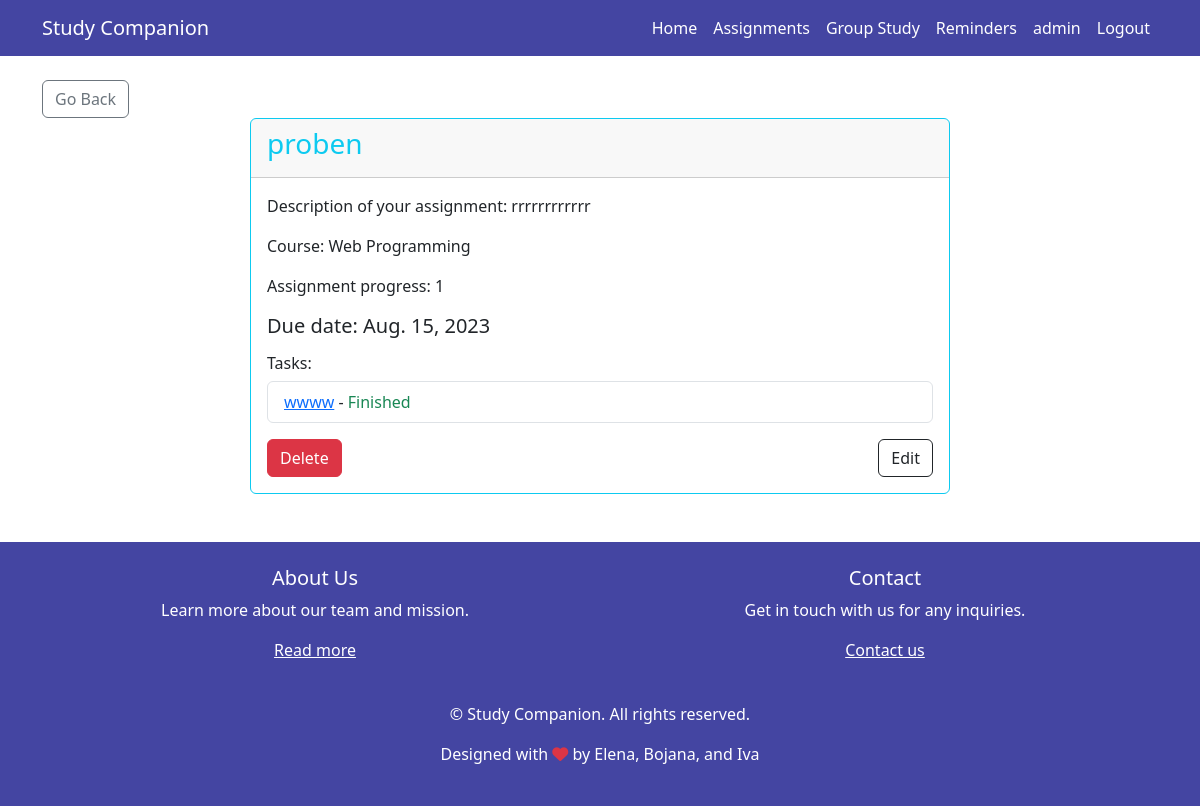
Page /assignments/details/6 (signed in) on the earlier database version.
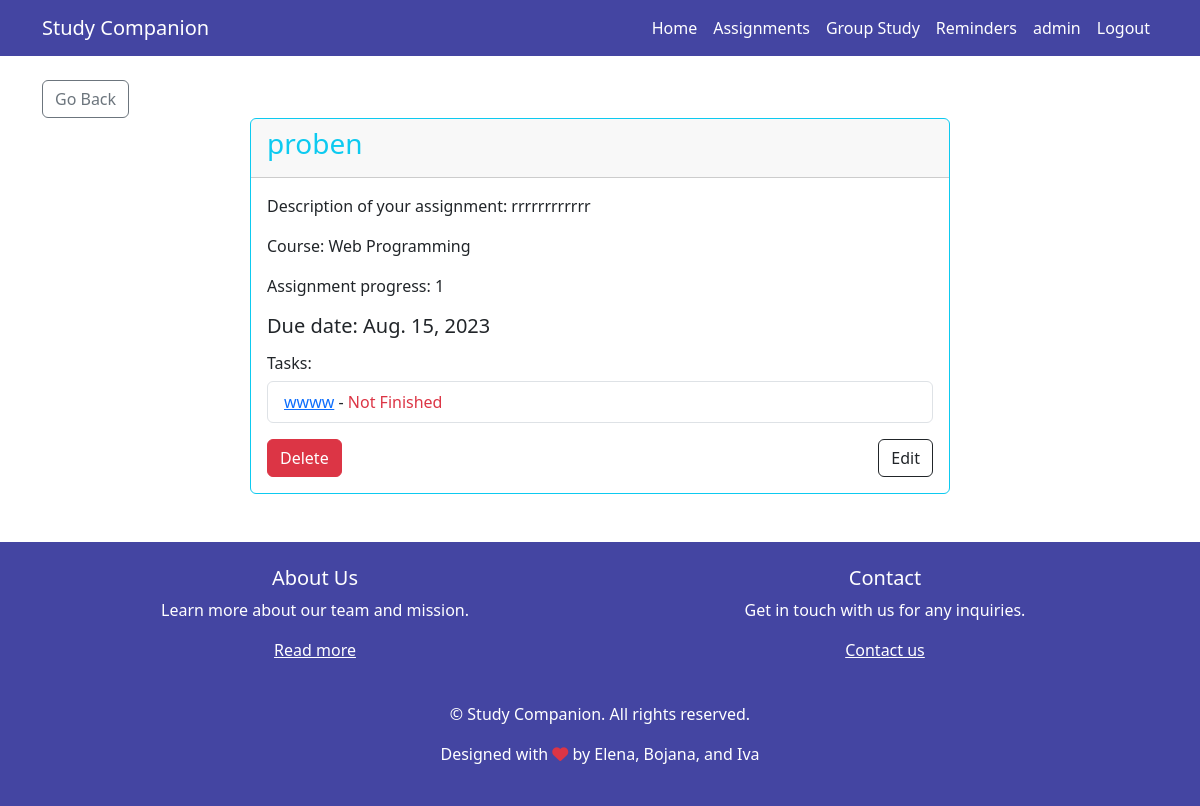
Same page on the later database version.
### app/models.py (models this page shows, shortened)
class Task(models.Model):
    name = models.CharField(max_length=200)
    is_finished = models.BooleanField(default=False)
    assignment = models.ForeignKey(Assignment, on_delete=models.CASCADE)

### app/views.py (the view)
# urls.py: path('assignments/details/<str:name>', views.assignment_details, name='assignment_details'),
def assignment_details(request, name):
    assignment = Assignment.objects.get(id=name)
    tasks = Task.objects.all()
    source = None
    referer = request.META.get('HTTP_REFERER')
    if referer:
        parsed_url = urlparse(referer)
        source = parsed_url.path
    context = {"assignment": assignment, "tasks": tasks, "source": source}
    return render(request, "assignment_details.html", context=context)

### app/models.py (called while the page is built)
    def __str__(self):
        return f"{self.name}"

### templates/assignment_details.html (shortened to what this page needs)
{% extends "base.html" %}
{% block content %}
    {% if user.is_authenticated %}
        <div class="container">
            <a href="{% if source == '/' %}{% url 'home' %}{% else %}{% url 'assignments' %}{% endif %}"
               class="btn btn-outline-secondary">Go Back</a>
            <div class="card border-info mb-3 mx-auto" style="max-width: 700px">
                <div class="card-header">
                    <h3 class="card-title text-info">{{ assignment.name }}</h3>
                </div>
                <div class="card-body">
                    <p class="card-text">Description of your assignment: {{ assignment.description }}</p>
                    <p class="card-text">Course: {{ assignment.course }}</p>
                    <p class="card-text">Assignment progress: {{ assignment.progress }}</p>
                    <h5 class="card-text">Due date: {{ assignment.due_date }}</h5>
                    <h6 class="mt-3">Tasks:</h6>
                        <ul class="list-group">
                            {% for task in tasks %}
                                {% if task.assignment == assignment %}
                                <li class="list-group-item">
                                <a href="{% url 'task_details' task_name=task.name %}">
                                                        {{ task.name }}</a> -
                                    <span class="{% if task.is_finished %}text-success{% else %}text-danger{% endif %}">
                                {% if task.is_finished %}Finished{% else %}Not Finished{% endif %}
                                    </span>
                                </li>
                                {% endif %}
                            {% endfor %}
                        </ul>
                    <div class="d-flex mt-3">
                        <div class="text-left">
                            <a href="{% url 'delete_assignment' name=assignment.id %}"
                               class="btn btn-danger">Delete</a>
                        </div>
                        <div class="text-right ml-auto">
                            <a href="{% url 'edit_assignment' assignment.id %}" class="btn btn-outline-dark">Edit</a>
                        </div>
                    </div>
                </div>
            </div>
        </div>
    {% else %}
        {% include "unauthenticated_message.html" %}
    {% endif %}
{% endblock %}

Differences in the rows shown:
changed Task "wwww": is_finished "Finished" → "Not Finished"
